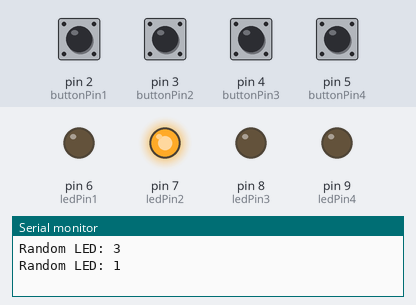
Recording of a sketch running on a simulated Arduino Uno, built with avr-gcc and run on an emulated ATmega328P. Shown: output pins drawn as LEDs (lit = HIGH), the last lines printed to the serial monitor. Inputs (shaded band) come from the test bench; at power-on: pin 2 (buttonPin1), pin 3 (buttonPin2), pin 4 (buttonPin3), pin 5 (buttonPin4) HIGH. Random numbers use the default seed unless the sketch sets one.

Above: at 14.1 s.
18.1 s: pin 4 (buttonPin3) pulled LOW for 1 s
At 21.7 s:
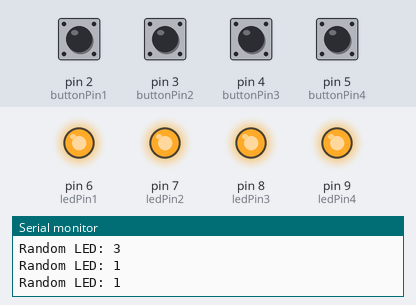
At 25.6 s:
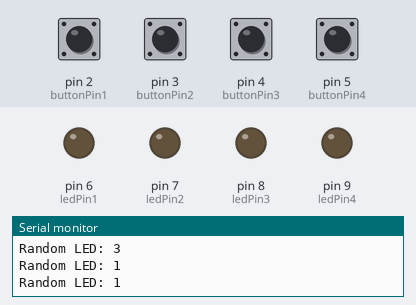
Timing chart, 0 to 27.1 s (numbered marks = the images above; inputs shaded):
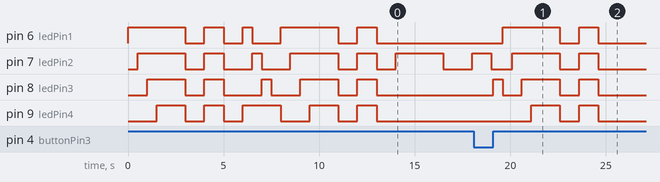

The sketch:

code.ino
```cpp
const int buttonPin1 = 2;  // Button connected to pin 2
const int buttonPin2 = 3;  // Button connected to pin 3
const int buttonPin3 = 4;  // Button connected to pin 4
const int buttonPin4 = 5;  // Button connected to pin 5

const int ledPin1 = 6;     // LED connected to pin 6
const int ledPin2 = 7;     // LED connected to pin 7
const int ledPin3 = 8;     // LED connected to pin 8
const int ledPin4 = 9;     // LED connected to pin 9

int buttonState1 = 0;      // Variable to store the button state
int buttonState2 = 0;      // Variable to store the button state
int buttonState3 = 0;      // Variable to store the button state
int buttonState4 = 0;      // Variable to store the button state

int list[20];
int position = 0;

bool btn1_off=false;
bool btn2_off=false;
bool btn3_off=false;
bool btn4_off=false;

int indexer=0;


bool hello=false;

void setup() {
  pinMode(buttonPin1, INPUT);  // Set button pin as input
  pinMode(buttonPin2, INPUT);  // Set button pin as input
  pinMode(buttonPin3, INPUT);  // Set button pin as input
  pinMode(buttonPin4, INPUT);  // Set button pin as input

  pinMode(ledPin1, OUTPUT);    // Set LED pin as output
  pinMode(ledPin2, OUTPUT);    // Set LED pin as output
  pinMode(ledPin3, OUTPUT);    // Set LED pin as output
  pinMode(ledPin4, OUTPUT);    // Set LED pin as output
  Serial.begin(9600);

}

void initializer(){

  digitalWrite(ledPin1, HIGH); // Turn on LED 1
   delay(500);
  digitalWrite(ledPin2, HIGH); // Turn on LED 2
   delay(500);
  digitalWrite(ledPin3, HIGH); // Turn on LED 3
   delay(500);
  digitalWrite(ledPin4, HIGH); // Turn on LED 4
   delay(500);
  digitalWrite(ledPin1, LOW);
  digitalWrite(ledPin2, LOW);
  digitalWrite(ledPin3, LOW);
  digitalWrite(ledPin4, LOW);

  digitalWrite(ledPin1, HIGH);
  digitalWrite(ledPin2, HIGH);
  digitalWrite(ledPin3, HIGH);
  digitalWrite(ledPin4, HIGH);
  delay(1000);
  digitalWrite(ledPin1, LOW);
  digitalWrite(ledPin2, LOW);
  digitalWrite(ledPin3, LOW);
  digitalWrite(ledPin4, LOW);
  delay(1000);
  digitalWrite(ledPin1, HIGH);
  digitalWrite(ledPin2, HIGH);
  digitalWrite(ledPin3, HIGH);
  digitalWrite(ledPin4, HIGH);
  delay(1000);
  digitalWrite(ledPin1, LOW);
  digitalWrite(ledPin2, LOW);
  digitalWrite(ledPin3, LOW);
  digitalWrite(ledPin4, LOW);
  delay(1000);


}

void lighter(){
  for (int i = 0;i<position;i++){
    delay(1500);
  digitalWrite(list[i]+6, HIGH);
    delay(1000);
    digitalWrite(list[i]+6, LOW);
  }
}

void winner(){
  indexer=0;
int randomLed = random(4);

    list[position]=randomLed;
  position+=1;
    lighter();
      Serial.print("Random LED: ");
  Serial.println(randomLed);
}
void loser(){
position=0;
  indexer=0;
}

void loop() {

  if (position == 0){
    initializer();
  	int randomLed = random(4);
    list[0]=randomLed;
    digitalWrite(6+randomLed, HIGH);
    position=1;
      Serial.print("Random LED: ");
  Serial.println(randomLed);
  }


  buttonState1 = digitalRead(buttonPin1);  // Read the button state
  buttonState2 = digitalRead(buttonPin2);  // Read the button state
  buttonState3 = digitalRead(buttonPin3);  // Read the button state
  buttonState4 = digitalRead(buttonPin4);  // Read the button state

  if (buttonState1 == LOW ){
  btn1_off=false;
  }
  if (buttonState2 == LOW ){
  btn2_off=false;
  }
  if (buttonState3 == LOW ){
  btn3_off=false;
  }
  if (buttonState4 == LOW ){
  btn4_off=false;
  }

  if (indexer==position){
  winner();
  }

  if (buttonState1 == HIGH && btn1_off==false) {    // If button is pressed
	digitalWrite(ledPin1, HIGH);
    delay(500);
    digitalWrite(ledPin1, LOW);
    btn1_off=true;
    if (list[indexer]==0){
      indexer+=1;
    }
    else {
    loser();
    }
  } else {                       // If button is not pressed
    digitalWrite(ledPin1, LOW);  // Turn off LED
  }

  if (buttonState2 == HIGH && btn2_off==false) {    // If button is pressed
    btn2_off=true;
    digitalWrite(ledPin2, HIGH);
    delay(500);
    digitalWrite(ledPin2, LOW);
    if (list[indexer]==1){
      indexer+=1;
    }
    else {
    loser();
    }
  } else {                       // If button is not pressed
    digitalWrite(ledPin2, LOW);  // Turn off LED
  }

  if (buttonState3 == HIGH && btn3_off==false) {    // If button is pressed
    btn3_off=true;
    digitalWrite(ledPin3, HIGH);
    delay(500);
    digitalWrite(ledPin3, LOW);
    if (list[indexer]==2){
      indexer+=1;
    }
    else {
    loser();
    }
  } else {                       // If button is not pressed
    digitalWrite(ledPin3, LOW);  // Turn off LED
  }

  if (buttonState4 == HIGH && btn4_off==false) {    // If button is pressed
    btn4_off=true;
    digitalWrite(ledPin4, HIGH);
    delay(500);
    digitalWrite(ledPin4, LOW);
    if (list[indexer]==3){
      indexer+=1;
    }
    else {
    loser();
    }
  } else {                       // If button is not pressed
    digitalWrite(ledPin4, LOW);  // Turn off LED
  }
}
```

Measured:
- after the input at 18.1 s, pin 6 (ledPin1): LOW → HIGH after 1.5 s, → LOW 3.0 s later, → HIGH 1.0 s later, → LOW 1.0 s later; pin 8 (ledPin3): goes HIGH 0.50 s, LOW 1.0 s, HIGH 2.0 s, LOW 1.0 s, HIGH 1.0 s, then LOW, starting after 1.0 s; pin 9 (ledPin4): LOW → HIGH after 3.0 s, → LOW 1.5 s later, → HIGH 1.0 s later, → LOW 1.0 s later
